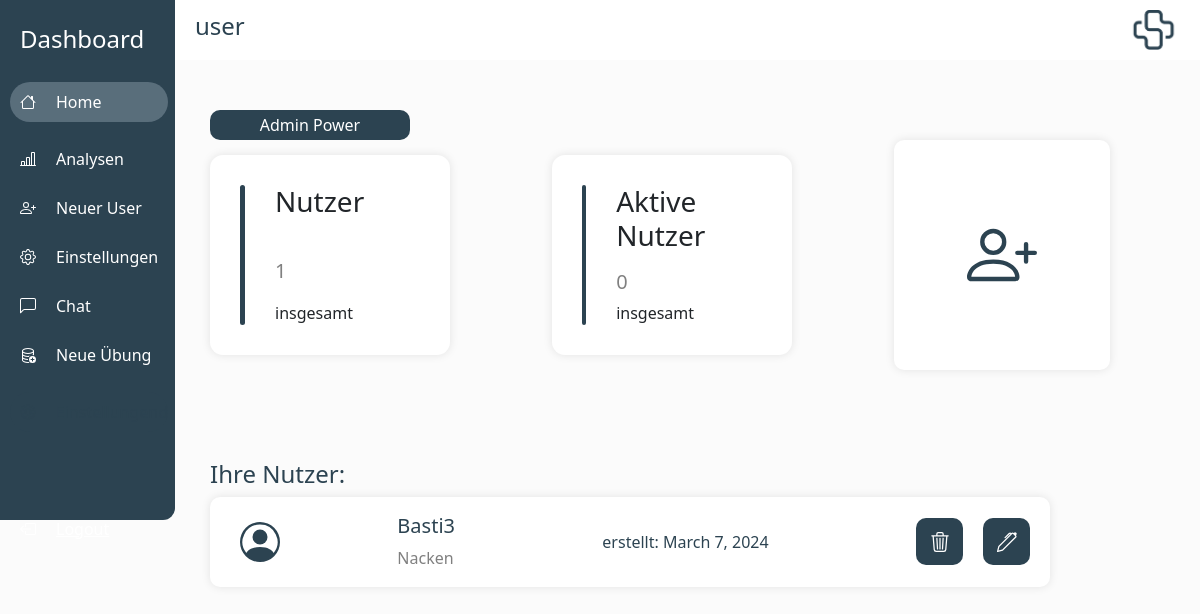
Page / (signed in) on the earlier database version.
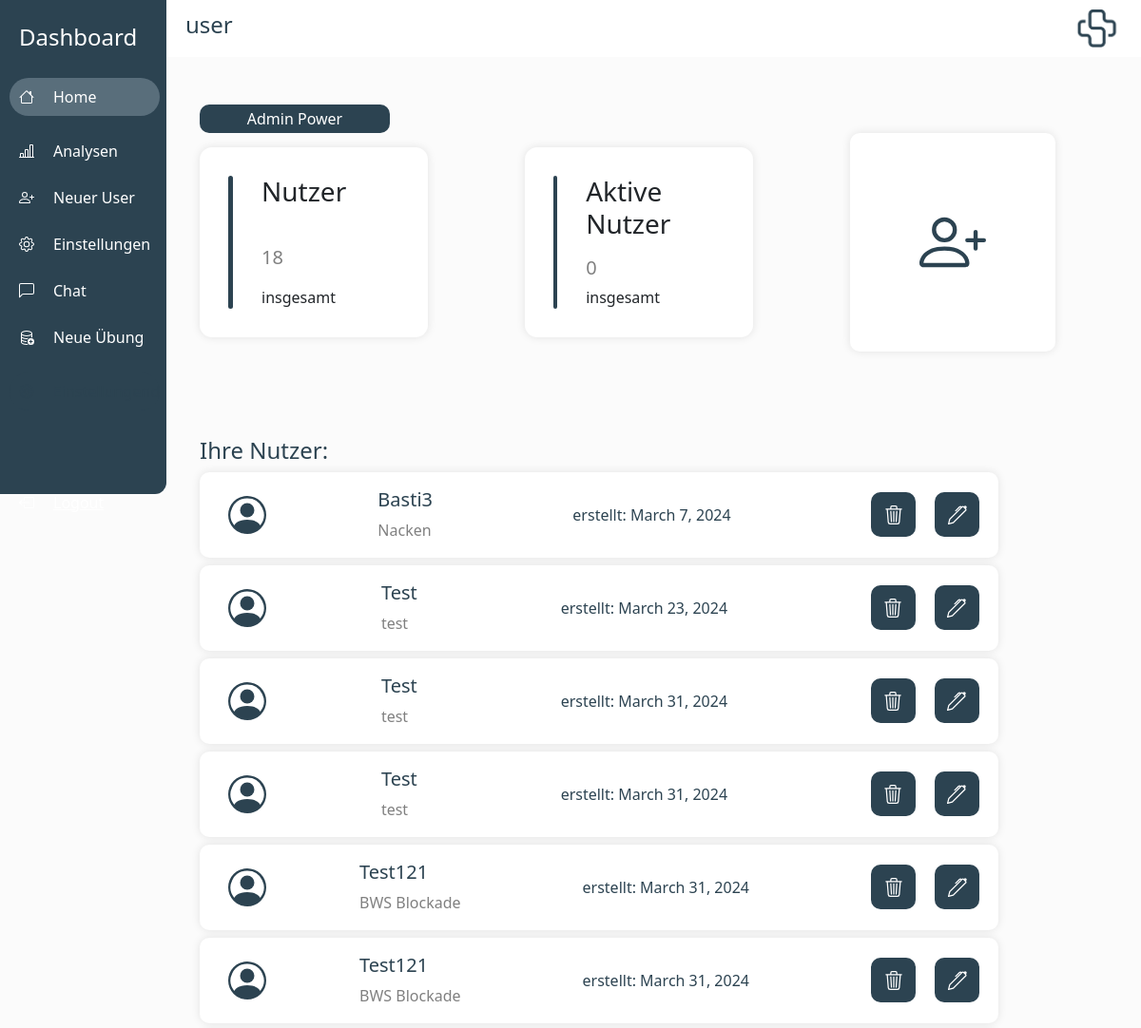
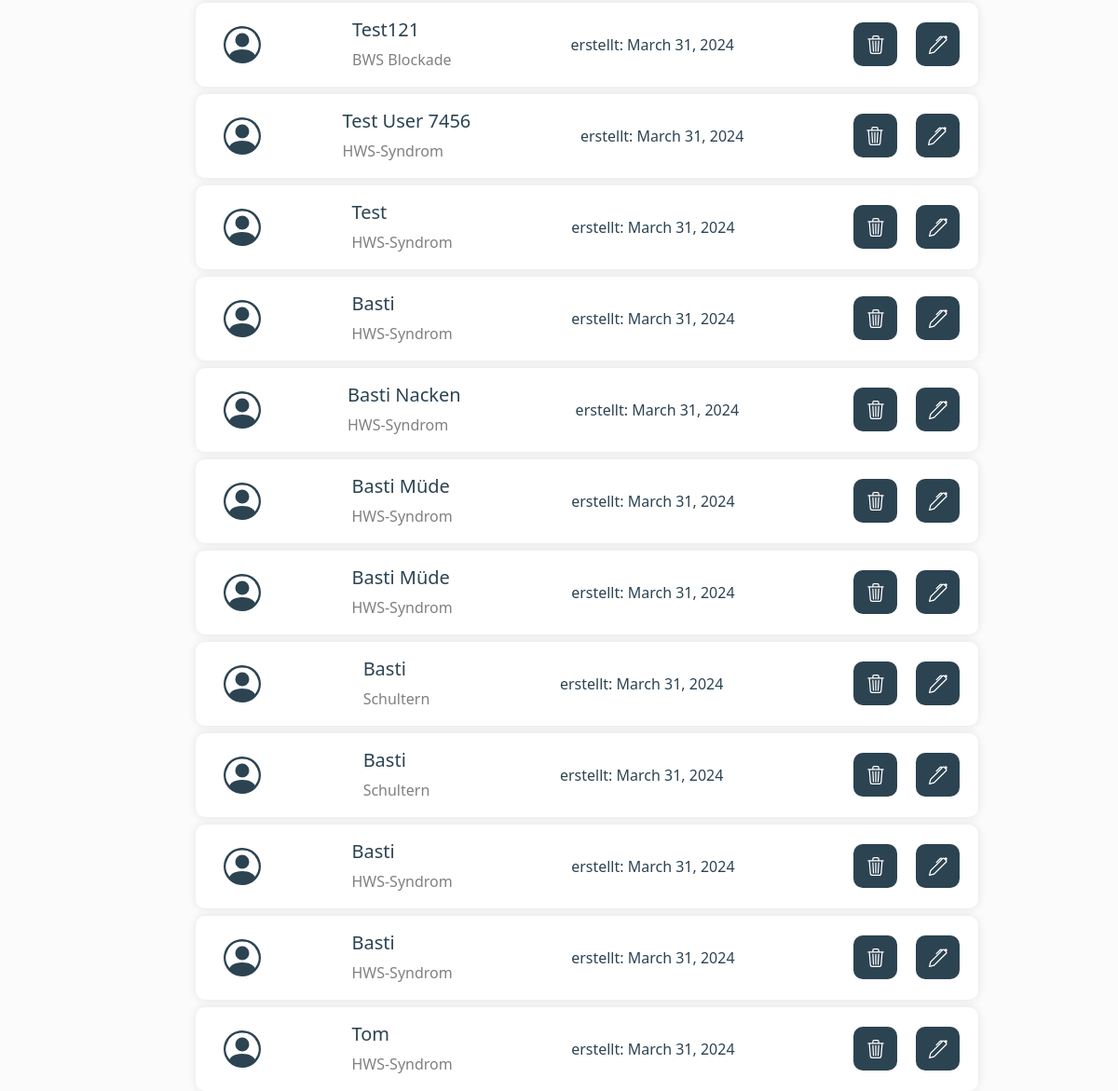
Same page on the later database version (2 pictures, top to bottom).
### laxout_app/models.py (models this page shows)
class LaxoutUser(models.Model):
    user_uid = models.CharField(max_length=420, default="")
    laxout_user_name = models.CharField(max_length=200, default="")
    laxout_credits = models.IntegerField(default=0)
    note = models.CharField(max_length=200, default="")
    creation_date = models.DateField(default= timezone.now())
    exercises = models.ManyToManyField(Laxout_Exercise)
    created_by = models.ForeignKey(User, on_delete=models.CASCADE)
    indexes = models.ManyToManyField(IndexesLaxoutUser)
    last_login = models.DateTimeField(default=timezone.datetime(2023, 11, 14))
    last_login_2 = models.DateTimeField(default = timezone.datetime(2023, 11, 14))
    coupons = models.ManyToManyField(Coupon)
    last_meet = models.DateField(default = timezone.datetime.today())
    instruction = models.CharField(default = "", max_length = 200)
    lax_tree_id = models.IntegerField(default = 0)
    water_drops_count = models.IntegerField(default = 0)
    instruction_in_int = models.IntegerField(default = 0)
    email_adress = models.CharField(default = "", max_length =40)
    admin_has_seen_chat = models.BooleanField(default = True)
    user_has_seen_chat = models.BooleanField(default = True)

### laxout_app/views.py (the view)
# urls.py: 2. Add a URL to urlpatterns:  path('', views.home, name='home')
@login_required(login_url="login")
def home(request):
    active_admin = models.UserProfile.objects.get(user=request.user)
    active_admin_user = active_admin.user
    print("Active Admin id{}".format(active_admin_user.is_superuser))
    users_filtert = LaxoutUser.objects.filter(created_by=request.user)
    user_amount = users_filtert.count()
    active_user_amount = 0
    for user in users_filtert:
        print(str(user.last_login_2.date) + "Last Login date")
        if days_between_today_and_date(user.last_login_2) < 14:
            active_user_amount += 1
    users = LaxoutUser.objects.all()
    user_list = []
    for user in users:
        if user.created_by == request.user:
            user_list.append(user)
    context = {
        "users": user_list,
        "user_amount": user_amount,
        "active_user_amount": active_user_amount,
        "is_superuser": active_admin_user.is_superuser,
    }
    return render(request, "laxout_app/home.html", context)

### laxout_app/views.py (called while the page is built)
def days_between_today_and_date(input_datetime):
    input_datetime = input_datetime.replace(tzinfo=None)  # Make it naive
    current_datetime = datetime.now()
    time_difference = current_datetime - input_datetime
    days_difference = time_difference.days
    return days_difference

### laxout_app/templates/laxout_app/home.html (shortened to what this page needs)
{%extends 'laxout_app/main.html'%}
{%load crispy_forms_tags%}
{%block praxisname%}
{{user.username}}
{%endblock praxisname%}
{%block additionalNavItem%}
{% if is_superuser %}
<div class="row-basti-addexercise" style="padding-left: 10px; margin-bottom: 25px;">
    <a href="/new-exercise/" style="padding-left: 20px; color: white; text-decoration: none;">Neue Übung </a>
</div>
{%endif%}
{%endblock additionalNavItem%}
{%block content%}
{% if is_superuser %}
<button class="special-button" style="background-color: rgb(44, 67, 81); margin-left: 30px; width: 200px;" onclick="fetchAdminPower()">
    Admin Power
</button>
{%endif%}
<body>
    <div class="row-basti" style="justify-content: space-between; padding-left: 30px; padding-right: 90px;">
        <div class="analyse-container">
            <div style="height: 140px; width: 5px; background-color: rgb(44, 67, 81); border-radius: 10px;">
            </div>
            <div class="analyse-column">
                <h3>Nutzer</h3>
                <div style="font-size: 20px; color: grey;"> {{user_amount}} </div>
                <div style="flex-direction: row; display: flex; justify-content: space-around; align-items: center;">
                    insgesamt
                </div>
            </div>
        </div>
        <div class="analyse-container">
            <div style="height: 140px; width: 5px; background-color: rgb(44, 67, 81); border-radius: 10px;"></div>
            <div class="analyse-column">
                <h3>Aktive Nutzer</h3>
                <div style="font-size: 20px; color: grey;"> {{active_user_amount}} </div>
                <div style="flex-direction: row; display: flex; justify-content: space-around; align-items: center;">
                    insgesamt
                </div>
            </div>
        </div>
        <div class="home-item" style="align-items: center; display: flex; justify-content: center;">
            <button style="background: none; border: none;" onclick="create_user()">
                <div>
                </div>
            </button>
        </div>
    </div>
    <div style=" padding-left: 30px; padding-right: 30px; padding-top: 60px; background:none; height: 600px;">
        <h4 style="color: rgb(44, 67, 81);">
            Ihre Nutzer:
        </h4>
        {% for user in users%}
        <div class="user-item" style="justify-items: center; justify-content: space-between;">
            <div style="padding-left: 30px; ">
            </div>
            <div style="padding-right: 30px;">
                <h5 style="color: rgb(44, 67, 81);">
                    {{user.laxout_user_name}}
                </h5>
                <div style="color: grey;">{{user.note}}</div>
            </div>
            <div style="padding-right: 30px;color: rgb(44, 67, 81);">
                erstellt: {{user.creation_date}}
            </div>
            <div style="flex-direction: row; display: flex;">
                <button class="delete-button"
                    style="display: flex; justify-items: center; justify-content: center; align-items: center; width: 70; font-size: 16px;"
                    onclick="delete_user('{{user.id}}')">
                </button>
                <button class="delete-button"
                    style="display: flex; justify-items: center; justify-content: center; align-items: center; width: 70; font-size: 16px;"
                    onclick="edit_user('{{user.id}}')">
                </button>
            </div>
        </div>
        {%endfor%}
    </div>
</body>
{%endblock content%}

Differences in the rows shown:
added LaxoutUser: laxout_user_name "Test", note "test", creation_date "March 23, 2024"
added LaxoutUser: laxout_user_name "Test", note "test", creation_date "March 31, 2024"
added LaxoutUser: laxout_user_name "Test", note "test", creation_date "March 31, 2024"
added LaxoutUser: laxout_user_name "Test121", note "BWS Blockade", creation_date "March 31, 2024"
added LaxoutUser: laxout_user_name "Test121", note "BWS Blockade", creation_date "March 31, 2024"
added LaxoutUser: laxout_user_name "Test121", note "BWS Blockade", creation_date "March 31, 2024", {{ user.id }} 7 (drawn)
added LaxoutUser: laxout_user_name "Test User 7456", note "HWS-Syndrom", creation_date "March 31, 2024"
added LaxoutUser: laxout_user_name "Test", note "HWS-Syndrom", creation_date "March 31, 2024"
added LaxoutUser: laxout_user_name "Basti", note "HWS-Syndrom", creation_date "March 31, 2024"
added LaxoutUser: laxout_user_name "Basti Nacken", note "HWS-Syndrom", creation_date "March 31, 2024"
added LaxoutUser: laxout_user_name "Basti Müde", note "HWS-Syndrom", creation_date "March 31, 2024"
added LaxoutUser: laxout_user_name "Basti Müde", note "HWS-Syndrom", creation_date "March 31, 2024"
added LaxoutUser: laxout_user_name "Basti", note "Schultern", creation_date "March 31, 2024"
added LaxoutUser: laxout_user_name "Basti", note "Schultern", creation_date "March 31, 2024"
added LaxoutUser: laxout_user_name "Basti", note "HWS-Syndrom", creation_date "March 31, 2024"
added LaxoutUser: laxout_user_name "Basti", note "HWS-Syndrom", creation_date "March 31, 2024"
added LaxoutUser: laxout_user_name "Tom", note "HWS-Syndrom", creation_date "March 31, 2024"
Other differences:
{{ user_amount }}: "1" → "18"
